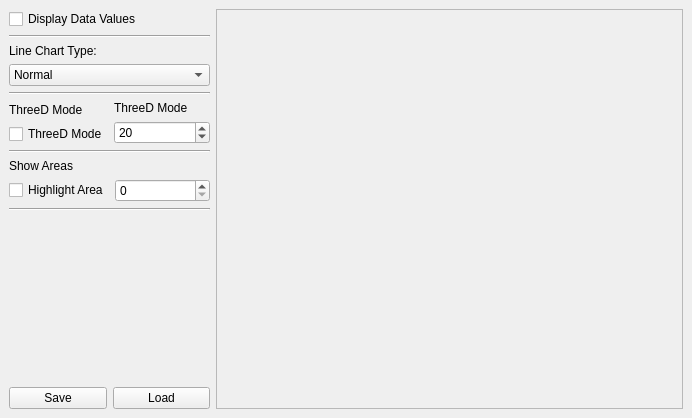
<ui version="4.0" >
 <class>MainWindow</class>
 <widget class="QWidget" name="MainWindow" >
  <property name="geometry" >
   <rect>
    <x>0</x>
    <y>0</y>
    <width>692</width>
    <height>408</height>
   </rect>
  </property>
  <property name="windowTitle" >
   <string>Line Chart </string>
  </property>
  <property name="windowIcon" >
   <iconset/>
  </property>
  <layout class="QGridLayout" >
   <property name="margin" >
    <number>9</number>
   </property>
   <property name="spacing" >
    <number>6</number>
   </property>
   <item rowspan="11" row="0" column="2" >
    <widget class="QSplitter" name="splitter" >
     <property name="orientation" >
      <enum>Qt::Horizontal</enum>
     </property>
     <widget class="QFrame" name="chartFrame" >
      <property name="minimumSize" >
       <size>
        <width>300</width>
        <height>400</height>
       </size>
      </property>
      <property name="frameShape" >
       <enum>QFrame::StyledPanel</enum>
      </property>
      <property name="frameShadow" >
       <enum>QFrame::Raised</enum>
      </property>
     </widget>
    </widget>
   </item>
   <item row="0" column="0" colspan="2" >
    <widget class="QCheckBox" name="paintValuesCB" >
     <property name="text" >
      <string>Display Data Values</string>
     </property>
    </widget>
   </item>
   <item row="1" column="0" colspan="2" >
    <widget class="Line" name="line_3" >
     <property name="orientation" >
      <enum>Qt::Horizontal</enum>
     </property>
    </widget>
   </item>
   <item row="2" column="0" colspan="2" >
    <layout class="QVBoxLayout" >
     <property name="margin" >
      <number>0</number>
     </property>
     <property name="spacing" >
      <number>6</number>
     </property>
     <item>
      <widget class="QLabel" name="lineTypeLB" >
       <property name="text" >
        <string>Line Chart Type:</string>
       </property>
      </widget>
     </item>
     <item>
      <widget class="QComboBox" name="lineTypeCB" >
       <item>
        <property name="text" >
         <string>Normal</string>
        </property>
       </item>
       <item>
        <property name="text" >
         <string>Stacked</string>
        </property>
       </item>
       <item>
        <property name="text" >
         <string>Percent</string>
        </property>
       </item>
      </widget>
     </item>
    </layout>
   </item>
   <item row="3" column="0" colspan="2" >
    <widget class="Line" name="line" >
     <property name="orientation" >
      <enum>Qt::Horizontal</enum>
     </property>
    </widget>
   </item>
   <item row="4" column="0" colspan="2" >
    <layout class="QHBoxLayout" >
     <property name="margin" >
      <number>0</number>
     </property>
     <property name="spacing" >
      <number>6</number>
     </property>
     <item>
      <layout class="QVBoxLayout" >
       <property name="margin" >
        <number>0</number>
       </property>
       <property name="spacing" >
        <number>6</number>
       </property>
       <item>
        <widget class="QLabel" name="threeDLabel" >
         <property name="text" >
          <string>ThreeD Mode</string>
         </property>
        </widget>
       </item>
       <item>
        <widget class="QCheckBox" name="threeDModeCB" >
         <property name="text" >
          <string>ThreeD Mode</string>
         </property>
        </widget>
       </item>
      </layout>
     </item>
     <item>
      <layout class="QVBoxLayout" >
       <property name="margin" >
        <number>0</number>
       </property>
       <property name="spacing" >
        <number>6</number>
       </property>
       <item>
        <widget class="QLabel" name="depthLabel" >
         <property name="text" >
          <string>ThreeD Mode</string>
         </property>
        </widget>
       </item>
       <item>
        <widget class="QSpinBox" name="depthSB" >
         <property name="maximum" >
          <number>99</number>
         </property>
         <property name="value" >
          <number>20</number>
         </property>
        </widget>
       </item>
      </layout>
     </item>
    </layout>
   </item>
   <item row="5" column="0" colspan="2" >
    <widget class="Line" name="line_4" >
     <property name="orientation" >
      <enum>Qt::Horizontal</enum>
     </property>
    </widget>
   </item>
   <item row="6" column="0" colspan="2" >
    <layout class="QVBoxLayout" >
     <property name="margin" >
      <number>0</number>
     </property>
     <property name="spacing" >
      <number>6</number>
     </property>
     <item>
      <widget class="QLabel" name="penLabel" >
       <property name="text" >
        <string>Show Areas</string>
       </property>
      </widget>
     </item>
     <item>
      <layout class="QHBoxLayout" >
       <property name="margin" >
        <number>0</number>
       </property>
       <property name="spacing" >
        <number>6</number>
       </property>
       <item>
        <widget class="QCheckBox" name="highlightAreaCB" >
         <property name="text" >
          <string>Highlight Area</string>
         </property>
        </widget>
       </item>
       <item>
        <widget class="QSpinBox" name="highlightAreaSB" >
         <property name="maximum" >
          <number>3</number>
         </property>
        </widget>
       </item>
      </layout>
     </item>
    </layout>
   </item>
   <item row="7" column="0" colspan="2" >
    <widget class="Line" name="line_2" >
     <property name="orientation" >
      <enum>Qt::Horizontal</enum>
     </property>
    </widget>
   </item>
   <item row="8" column="0" colspan="2" >
    <layout class="QVBoxLayout" >
     <property name="margin" >
      <number>0</number>
     </property>
     <property name="spacing" >
      <number>6</number>
     </property>
     <item>
      <layout class="QHBoxLayout" >
       <property name="margin" >
        <number>0</number>
       </property>
       <property name="spacing" >
        <number>6</number>
       </property>
      </layout>
     </item>
    </layout>
   </item>
   <item row="10" column="0" >
    <widget class="QPushButton" name="pushButtonSave" >
     <property name="text" >
      <string>Save</string>
     </property>
    </widget>
   </item>
   <item row="10" column="1" >
    <widget class="QPushButton" name="pushButtonLoad" >
     <property name="text" >
      <string>Load</string>
     </property>
    </widget>
   </item>
   <item row="9" column="0" colspan="2" >
    <spacer>
     <property name="orientation" >
      <enum>Qt::Vertical</enum>
     </property>
     <property name="sizeHint" >
      <size>
       <width>201</width>
       <height>41</height>
      </size>
     </property>
    </spacer>
   </item>
  </layout>
 </widget>
 <resources>
  <include location="LineChart" />
 </resources>
 <connections/>
</ui>
